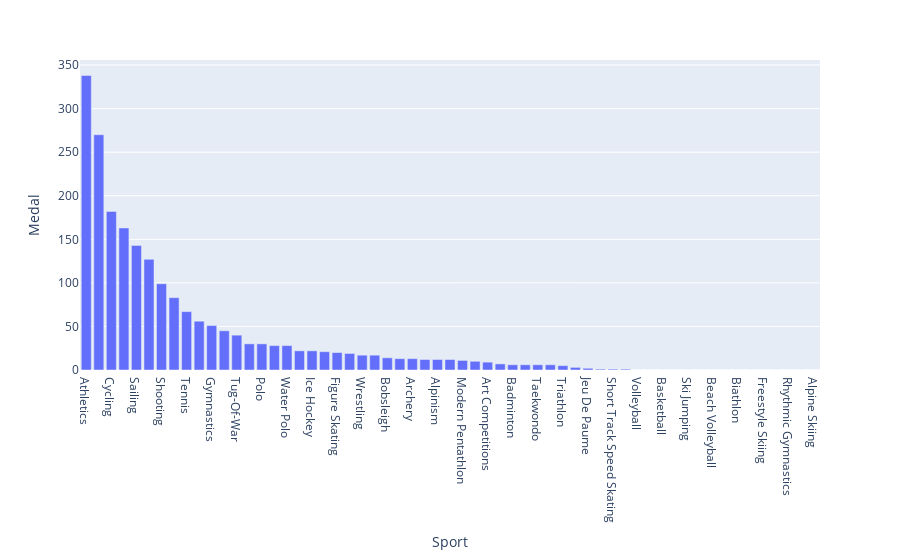

Source (notebook cell):
### Code cell
medal_UK = df_UK[['Sport', 'Medal']].groupby("Sport").count().reset_index().sort_values(by="Medal", ascending=False)

fig_medals = px.bar(medal_UK,
                    x='Sport',
                    y='Medal',
                    )
fig_medals.show()

### Figure 1 — Plotly figure (JSON) as saved in the notebook; plotly's stock layout.template omitted (floating-point values rounded to 4 significant figures)
{"data": [{"alignmentgroup": "True", "hovertemplate": "Sport=%{x}<br>Medal=%{y}<extra></extra>", "legendgroup": "", "marker": {"color": "#636efa", "pattern": {"shape": ""}}, "name": "", "offsetgroup": "", "orientation": "v", "showlegend": false, "textposition": "auto", "type": "bar", "x": ["Athletics", "Rowing", "Cycling", "Hockey", "Sailing", "Swimming", "Shooting", "Equestrianism", "Tennis", "Boxing", "Gymnastics", "Football", "Tug-Of-War", "Rugby", "Polo", "Fencing", "Water Polo", "Canoeing", "Ice Hockey", "Cricket", "Figure Skating", "Judo", "Wrestling", "Curling", "Bobsleigh", "Diving", "Archery", "Rugby Sevens", "Alpinism", "Lacrosse", "Modern Pentathlon", "Racquets", "Art Competitions", "Weightlifting", "Badminton", "Skeleton", "Taekwondo", "Motorboating", "Triathlon", "Golf", "Jeu De Paume", "Trampolining", "Short Track Speed Skating", "Snowboarding", "Volleyball", "Table Tennis", "Basketball", "Luge", "Ski Jumping", "Synchronized Swimming", "Beach Volleyball", "Speed Skating", "Biathlon", "Cross Country Skiing", "Freestyle Skiing", "Handball", "Rhythmic Gymnastics", "Nordic Combined", "Alpine Skiing"], "xaxis": "x", "y": [338, 270, 182, 163, 143, 127, 99, 83, 67, 56, 51, 45, 40, 30, 30, 28, 28, 22, 22, 21, 20, 19, 17, 17, 14, 13, 13, 12, 12, 12, 11, 10, 9, 7, 6, 6, 6, 6, 5, 3, 2, 1, 1, 1, 0, 0, 0, 0, 0, 0, 0, 0, 0, 0, 0, 0, 0, 0, 0], "yaxis": "y"}], "layout": {"barmode": "relative", "legend": {"tracegroupgap": 0}, "margin": {"t": 60}, "xaxis": {"anchor": "y", "domain": [0, 1], "title": {"text": "Sport"}}, "yaxis": {"anchor": "x", "domain": [0, 1], "title": {"text": "Medal"}}}}
